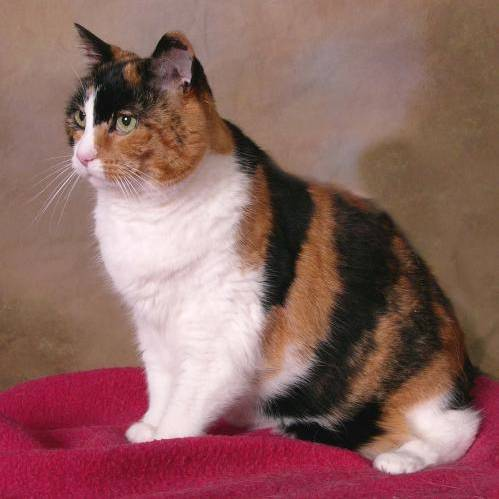
#> input picture cat.jpg, 499 x 499 px
$ python matplotlib_study.py   (older library calls are emulated)
#> lines starting #> are read from the running program, lines starting #| are printed output that depends on the picture
#!/usr/bin/env python2
# -*- coding: utf-8 -*-
"""
Created on Sat Dec  8 11:02:49 2018

@author: caozhang
"""

import numpy as np
import matplotlib.pyplot as plt
from scipy.misc import imread, imresize


# [46 lines left out: functions plotting, lines_plottting, subplot, not called in this run]


def images():
    img = imread('./cat.jpg')
#> img is the input picture: shape (499, 499, 3); mean R, G, B 141.1, 100.8, 96.6
    img_tinted = img * [1, 0.95, 0.9]
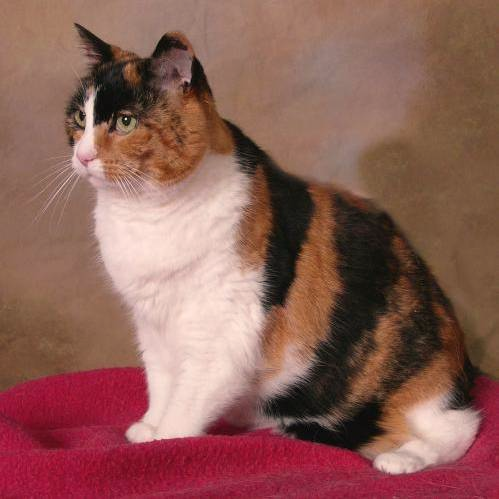
#> img_tinted: shape (499, 499, 3) float64; mean R, G, B 141.1, 95.7, 87

    # Show the original image
    plt.subplot(1, 2, 1)
    plt.imshow(img)

    # Show the tinted image
    plt.subplot(1, 2, 2)

    # A slight gotcha with imshow is that it might give strange results
    # if presented with data that is not uint8. To work around this, we
    # explicitly cast the image to uint8 before displaying it.
    plt.imshow(np.uint8(img_tinted))
    plt.show()
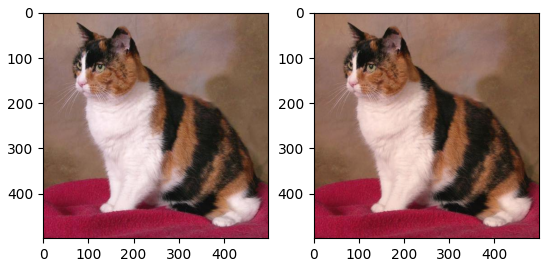
#> figure drawn by matplotlib, 2 panels


if __name__ == '__main__':
    images()
